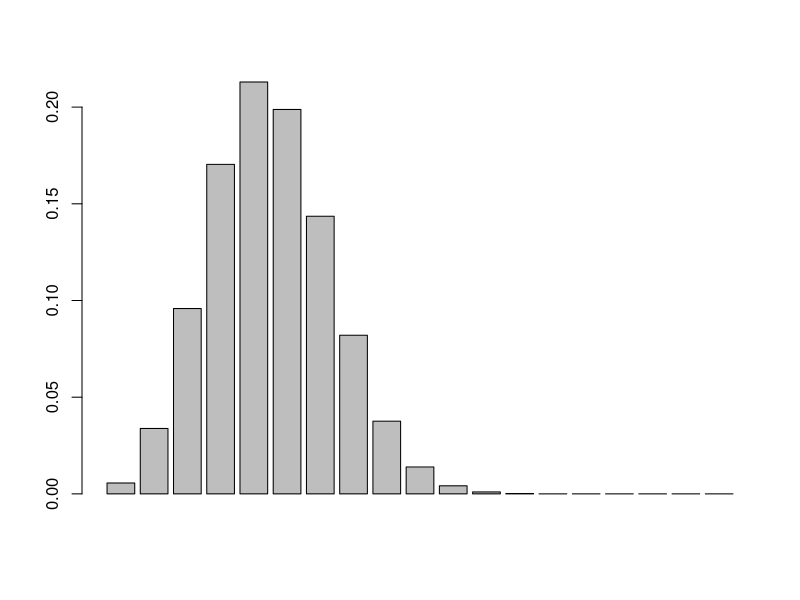

Write R code to recreate this figure.
newx=function(n,p){
  if(n==0)
    n=18
  if(p==0)
    p=0.25
  set.seed(0) #make this example reproducible
  x=seq(0,n,1)
  vec=dbinom(x,n,p)
  #plot (k, vec, type = "l", ylab = "log density")
  barplot(vec)
  
}


newx(18,0.25)